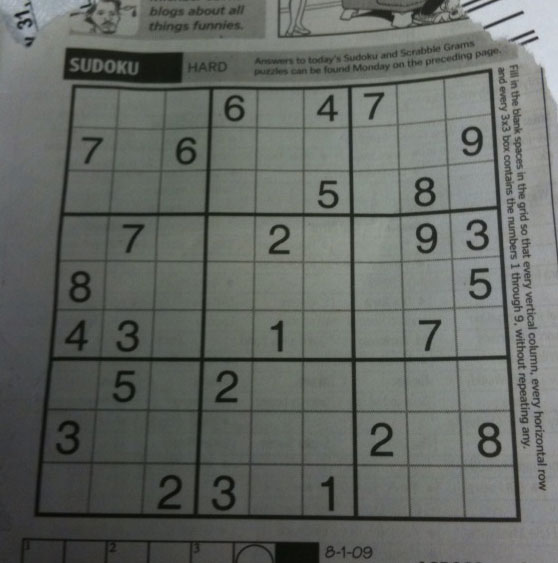
#> input picture hello/Resources/sudoku.png, 558 x 563 px, given in place of sudoku.jpg, which was not available
$ python '15. adaptive_thresholding_in_images.py'
#> lines starting #> are read from the running program, lines starting #| are printed output that depends on the picture; after the words box and inside, x2 and y2 are one past the last pixel; in counts of white or black regions, pixels touching at a corner belong together; pictures that were not available may be replaced by others from this repository, and a replacement may not be noted
import cv2
import numpy as np

img = cv2.imread('hello/sudoku.jpg', 0)
#> img: shape (563, 558); min 7, max 218, mean 101.8

ret, th1 = cv2.threshold(img, 150, 255, cv2.THRESH_BINARY)
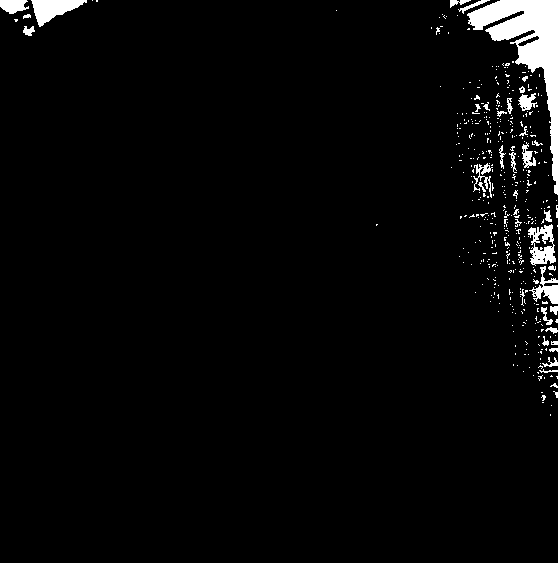
#> th1: shape (563, 558); 3.2% white; 444 white regions (407 under 20 px), largest, box (x1, y1, x2, y2) and area: (467, 0, 558, 195) 4959, (31, 0, 87, 27) 781, (528, 224, 556, 266) 657
th2 = cv2.adaptiveThreshold(img, 255, cv2.ADAPTIVE_THRESH_MEAN_C, cv2.THRESH_BINARY, 11, 30);
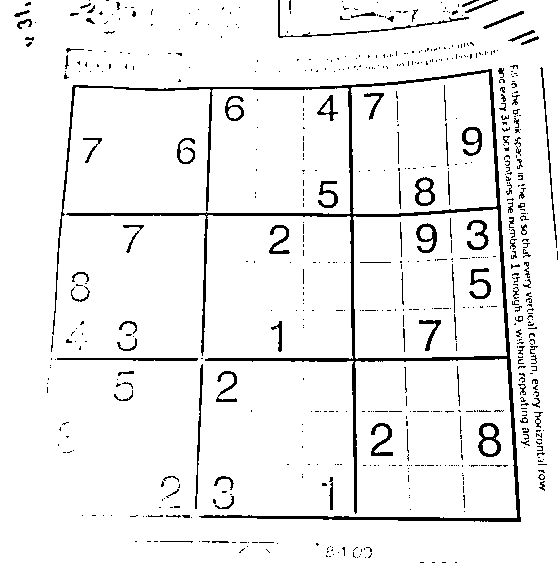
#> th2: shape (563, 558); 93.8% white; 656 black regions (548 under 20 px), largest, box (x1, y1, x2, y2) and area: (52, 69, 521, 522) 8557, (278, 0, 469, 38) 428, (57, 358, 198, 361) 343
th3 = cv2.adaptiveThreshold(img, 255, cv2.ADAPTIVE_THRESH_GAUSSIAN_C, cv2.THRESH_BINARY, 11, 20);
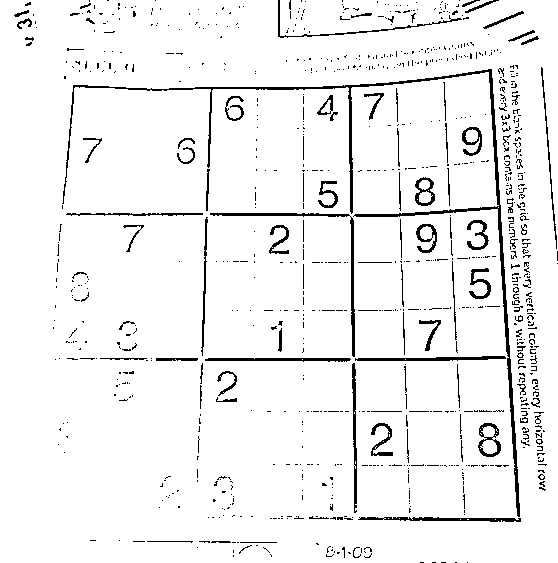
#> th3: shape (563, 558); 94.5% white; black in thin lines or dots

cv2.imshow('image', img)
cv2.imshow('th1', th1)
cv2.imshow('th2', th2)
cv2.imshow('th3', th3)

if cv2.waitKey(0) & 0xFF == ord('q'):
#> (key q is pressed here)
    cv2.destroyAllWindows()

$ run again, with hello/Resources/shapes.png copied over hello/Resources/sudoku.png
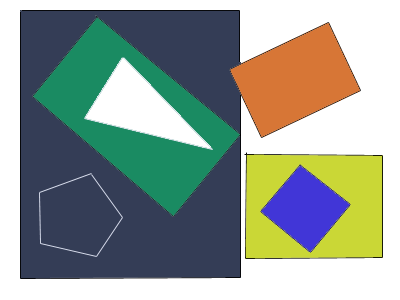
#> input picture hello/Resources/shapes.png, 400 x 300 px, given in place of sudoku.jpg, which was not available
#> `ret, th1 = cv2.threshold(img, 150, 255, cv2.THRESH_BINARY)`:
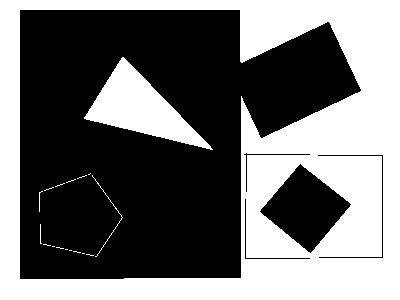
#> th1: shape (300, 400); 44% white; 18 white regions (13 under 20 px), largest, box (x1, y1, x2, y2) and area: (0, 0, 400, 300) 47887, (84, 57, 213, 150) 4742, (92, 175, 123, 257) 85, (39, 191, 43, 212) 23, (40, 224, 42, 244) 21
#> th2: shape (300, 400); 94.7% white; 93 black regions (87 under 20 px), largest, box (x1, y1, x2, y2) and area: (20, 10, 361, 279) 4270, (244, 152, 383, 259) 543, (260, 165, 351, 253) 489, (85, 120, 210, 151) 373, (122, 56, 212, 147) 351, (84, 57, 121, 117) 190
#> `th3 = cv2.adaptiveThreshold(img, 255, cv2.ADAPTIVE_THRESH_GAUSSIAN_C, ..`:
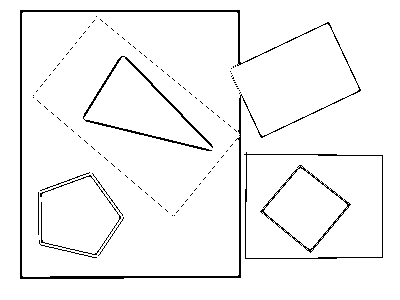
#> th3: shape (300, 400); 96.1% white; black in thin lines or dots, all inside (x1, y1, x2, y2) = (20, 10, 383, 279)
